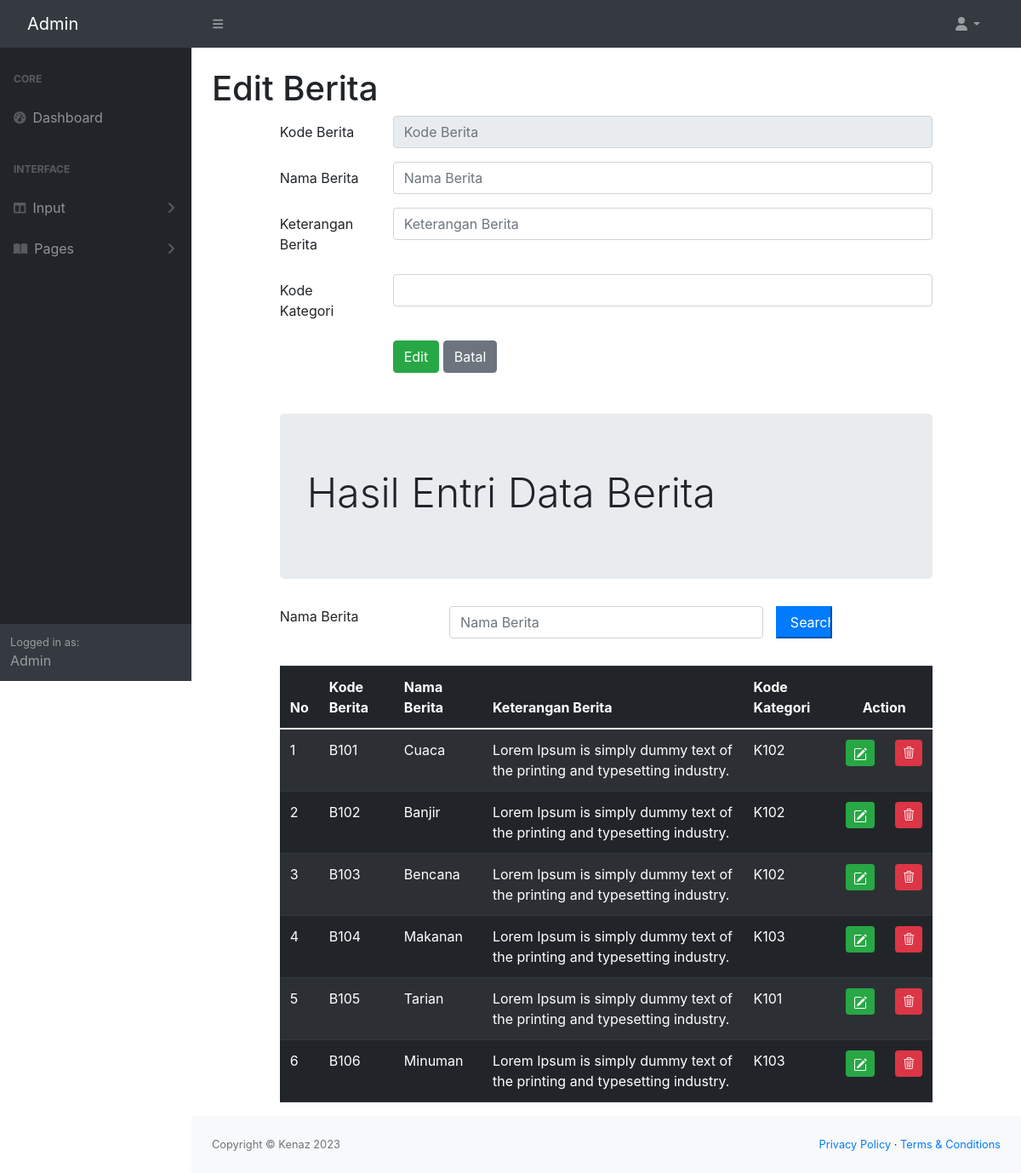
The page /admin/beritaedit.php on the database its author committed.
### tables this page shows
CREATE TABLE `berita` (
  `beritaKODE` char(4) NOT NULL,
  `beritaNAMA` varchar(60) NOT NULL,
  `beritaKET` varchar(255) NOT NULL,
  `kategoriKODE` char(4) NOT NULL
);

### admin/beritaedit.php (the view, shortened to what this page needs)
<!doctype html>
<?php include "INCLUDE/head.php"?>
    <body class="sb-nav-fixed">
        <?php include "INCLUDE/menunav.php"?>
        <div id="layoutSidenav">
            <?php include "INCLUDE/menu.php"?>
            <div id="layoutSidenav_content">
                <main>
                    <div class="container-fluid px-4">
                        <h1 class="mt-4">Edit Berita</h1>
<?php
    include "include/config.php";
    $datakategori = mysqli_query($connection,"select * from kategoriwisata");
    $kodekategori = $_GET['edit'];
    $editkategori = mysqli_query($connection, "select * from berita where beritaKODE = '$kodekategori'");
    $rowedit = mysqli_fetch_array($editkategori);
?>
<html>
    <head>
        <link rel="stylesheet" href="css/bootstrap.min.css">
        <link rel="stylesheet" href="https://cdn.jsdelivr.net/npm/bootstrap@4.0.0/dist/css/bootstrap.min.css">
        <link rel="stylesheet" href="https://cdnjs.cloudflare.com/ajax/libs/select2/4.0.13/css/select2.min.css">
        <link rel="stylesheet" href="https://cdn.jsdelivr.net/npm/bootstrap-icons@1.10.2/font/bootstrap-icons.css">
    </head>
    <body>
        <div class="row">
            <div class="col-sm-1"></div>
            <div class="col-sm-10">
                <form method="POST">
                    <div class="mb-3 row">
                        <label for="kodeberita" class="col-sm-2 col-form-label">Kode Berita</label>
                        <div class="col-sm-10">
                            <input type="text" class="form-control" name="kodeberita" id="kodeberita" placeholder="Kode Berita"
                            value="<?php echo $rowedit["beritaKODE"]?>" readonly>
                        </div>
                    </div>
                    <div class="mb-3 row">
                        <label for="namaberita" class="col-sm-2 col-form-label">Nama Berita</label>
                        <div class="col-sm-10">
                            <input type="text" class="form-control" name="namaberita" id="namaberita" placeholder="Nama Berita"
                            value="<?php echo $rowedit["beritaNAMA"]?>">
                        </div>
                    </div>
                    <div class="mb-3 row">
                        <label for="keteranganberita" class="col-sm-2 col-form-label">Keterangan Berita</label>
                        <div class="col-sm-10">
                            <input type="text" class="form-control" name="keteranganberita" id="keteranganberita" placeholder="Keterangan Berita"
                            value="<?php echo $rowedit["beritaKET"]?>">
                        </div>
                    </div>
                    <div class="mb-3 row">
                        <label for="kodekategori" class="col-sm-2 col-form-label">Kode Kategori</label>
                        <div class="col-sm-10">
                        <select class="form-control" id="kodekategori" name="kodekategori">
                        <option value="<?php echo $rowedit["kategoriKODE"]?>">
                            </option>
                                <?php while($row = mysqli_fetch_array($datakategori)){?>
                                <option value="<?php echo $row["kategoriKODE"]?>">
                                </option>
                                <?php } ?>
                            </select>
                        </div>
                    </div>
                    <div class="form-group row">
                        <div class="col-sm-2"></div>
                        <div class="col-sm-10">
                            <button type="submit" class="btn btn-success" value="Simpan" name="Simpan">Edit</button>
                            <button type="reset" class="btn btn-secondary">Batal</button>
                        </div>
                    </div>
                </form>
                <div class="jumbotron mt-5">
                    <h2 class="display-5">Hasil Entri Data Berita</h2>
                </div>
                <form method="POST">
                    <div class="form-group row mb-2">
                        <label for="Search" class="col-sm-3">Nama Berita</label>
                        <div class="col-sm-6">
                            <input type="text" name="Search" class="form-control" id="Search"
                            value="<?php if(isset($_POST["Search"])){echo $_POST["Search"];
                            }?>" placeholder="Nama Berita">
                        </div>
                        <input type="submit" name="kirim" class="col-sm-1 btn-primary" value="Search">
                    </div>
                </form>
                <br>
                <table class="table table-dark table-striped">
                    <thead>
                        <tr>
                        <th scope="col">No</th>
                        <th scope="col">Kode Berita</th>
                        <th scope="col">Nama Berita</th>
                        <th scope="col">Keterangan Berita</th>
                        <th scope="col">Kode Kategori</th>
                        <th colspan="2" style="text-align: center;">Action</th>
                        </tr>
                    </thead>
                    <tbody>
                        <?php
                            if(isset($_POST["kirim"])){
                                $Search = $_POST["Search"];
                                $query = mysqli_query($connection, "select * from berita where beritaNAMA like'%".$Search."%';");
                            }
                            else{
                                $query = mysqli_query($connection, "select * from berita;");
                            }
                            $nomor = 1;
                            while($row = mysqli_fetch_array($query)){
                        ?>
                        <tr>
                            <td>
                                <?php echo $nomor;?>
                            </td>
                            <td><?php echo $row['beritaKODE']; ?></td>
                            <td><?php echo $row['beritaNAMA']; ?></td>
                            <td><?php echo $row['beritaKET']; ?></td>
                            <td><?php echo $row['kategoriKODE']; ?></td>
                            <td width="5px">
                                <a href="beritaedit.php?edit=<?php echo $row["beritaKODE"] ?>" class="btn btn-success btn-sm" title="EDIT">
                            </td>
                            <td>
                                <a href="beritahapus.php?hapus=<?php echo $row["beritaKODE"] ?>" class="btn btn-danger btn-sm" title="HAPUS">
                                <i class="bi bi-trash3"></i>
                            </td>
                            <?php
                                $nomor += 1;
                                }
                            ?>
                        </tr>
                    </tbody>
                </table>
            </div>
        </div>
    </body>
                </main>
                <?php include "INCLUDE/footer.php"?>
            </div>
        </div>
    </body>
</html>

### rows shown on the page
berita: beritaKODE "B101", beritaNAMA "Cuaca", beritaKET "Lorem Ipsum is simply dummy text of the printing and typesetting industry.", kategoriKODE "K102"
berita: beritaKODE "B102", beritaNAMA "Banjir", beritaKET "Lorem Ipsum is simply dummy text of the printing and typesetting industry.", kategoriKODE "K102"
berita: beritaKODE "B103", beritaNAMA "Bencana", beritaKET "Lorem Ipsum is simply dummy text of the printing and typesetting industry.", kategoriKODE "K102"
berita: beritaKODE "B104", beritaNAMA "Makanan", beritaKET "Lorem Ipsum is simply dummy text of the printing and typesetting industry.", kategoriKODE "K103"
berita: beritaKODE "B105", beritaNAMA "Tarian", beritaKET "Lorem Ipsum is simply dummy text of the printing and typesetting industry.", kategoriKODE "K101"
berita: beritaKODE "B106", beritaNAMA "Minuman", beritaKET "Lorem Ipsum is simply dummy text of the printing and typesetting industry.", kategoriKODE "K103"
